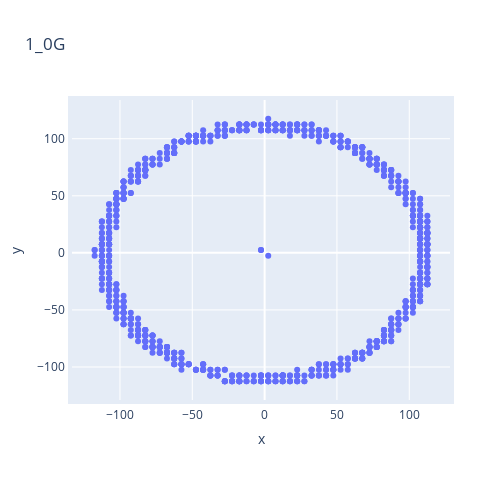
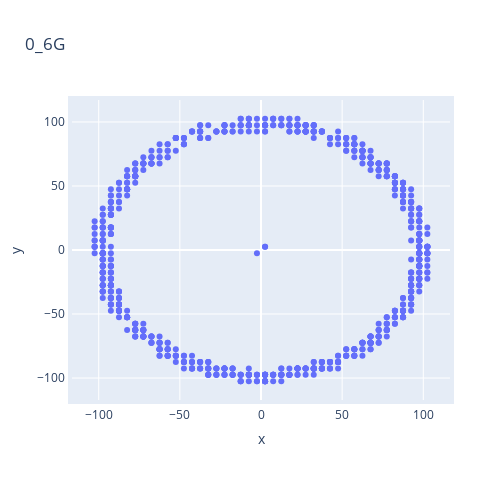
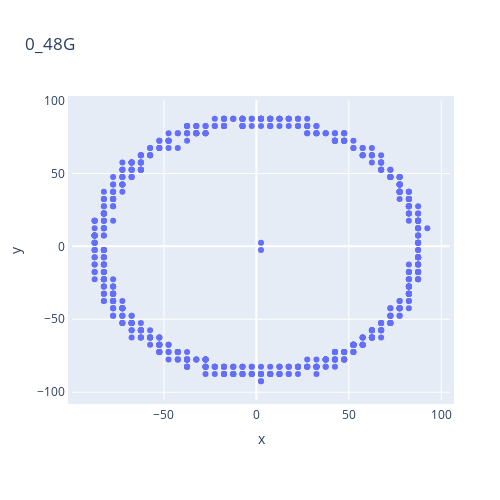
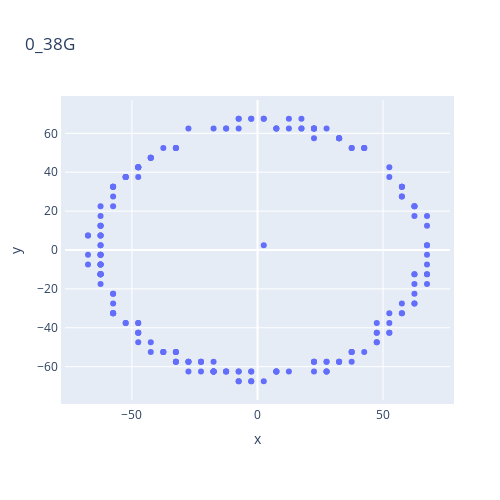

The cell these charts' notebook holds for them, in order:
### Markdown cell above
## Pion - n=1.1

### Code cell
#Read energy in GeV of data files, save to list named energies
energies_pion = []

#Read all pion datasets
for root, dir, files in os.walk('../data/n1.1pion-'):
    for file in files:
        if file.endswith('.csv'):
            energies_pion.append(file.replace('.csv', '').replace('_', '.').replace('G', ''))
energies_pion = np.array(energies_pion, dtype=float)

pion_data = []
for root, dir, files in os.walk('../data/n1.1pion-'):
    for file in files:
        if file.endswith('.csv'):
            data = read_data(os.path.join(root, file))
            pion_data.append(data)

plot_pion_dir = '../media/plots/1.1_pion-/pos/'
plot_pos(pion_data, plot_pion_dir, energies_pion)

#Circle fit for pion data
radii_pion = []
xc_pion=[]
yc_pion=[]
momenta_pion = []


#quantities calculated for pion
# #Mass in GeV
for e in range(len(energies_pion)):
    p = momentum(energies_pion[e], 0.13957)
    # print(energies_pion[e])
    # print(p)
    momenta_pion.append(p)
momenta_pion = np.array(momenta_pion)
for array in pion_data:
    radii_pion.append(fit_circle(array)[2])
    xc_pion.append(fit_circle(array)[0])
    yc_pion.append(fit_circle(array)[1])
radii_pion = np.array(radii_pion)
xc_pion = np.array(xc_pion)
yc_pion = np.array(yc_pion)
# print("momenta array", momenta_pion.shape, "energies", energies_pion.shape, "radios ",radii_pion.shape)
# distancia 0.24 m
d = 240 # mm
pion_cherenkov_angle = []
for i, array in enumerate(pion_data):
    theta = np.arctan(radii_pion[i]/d)
    theta = np.degrees(theta)
    pion_cherenkov_angle.append(theta)
pion_cherenkov_ang = np.array(pion_cherenkov_angle)
pion_physdata = np.column_stack((energies_pion, radii_pion, momenta_pion,pion_cherenkov_ang))
# print(processed_data.shape)
pion_directory = '../data/exported_data/1.1_pion-/'
if not os.path.exists(pion_directory):
    os.makedirs(pion_directory)
np.savetxt(pion_directory + 'pion_physdata.dat', pion_physdata, delimiter=',')

plot_circle(xc_pion, yc_pion, radii_pion, pion_data, energies_pion)

plot_momenta_cherenkov_angle(pion_physdata)

beta_pion = get_beta(energies_pion, momenta_pion)
cos_beta_pion = np.cos(beta_pion)
beta_1_pion = 1/beta_pion

plot_cos_beta(cos_beta_pion, beta_1_pion)

reg_pion = get_slope(cos_beta_pion, beta_1_pion)
print("slope", reg_pion.coef_[0][0])

### Figure 1 — Plotly figure (JSON) as saved in the notebook; plotly's stock layout.template omitted (floating-point values rounded to 4 significant figures; data arrays with more than 128 entries replaced by an {"elided": "..."} marker saying what was removed)
{"data": [{"mode": "markers", "type": "scatter", "x": {"elided": "1077 float values"}, "y": {"elided": "1077 float values"}}], "layout": {"height": 500, "margin": {"b": 100, "l": 50, "pad": 4, "r": 50, "t": 100}, "title": {"text": "1_0G"}, "width": 500, "xaxis": {"scaleratio": 1, "showgrid": true, "showline": true, "showticklabels": true, "title": {"text": "x"}, "zeroline": true}, "yaxis": {"scaleratio": 1, "showgrid": true, "showline": true, "showticklabels": true, "title": {"text": "y"}, "zeroline": true}}}

### Figure 2 — Plotly figure (JSON) as saved in the notebook; plotly's stock layout.template omitted (floating-point values rounded to 4 significant figures; data arrays with more than 128 entries replaced by an {"elided": "..."} marker saying what was removed)
{"data": [{"mode": "markers", "type": "scatter", "x": {"elided": "938 float values"}, "y": {"elided": "938 float values"}}], "layout": {"height": 500, "margin": {"b": 100, "l": 50, "pad": 4, "r": 50, "t": 100}, "title": {"text": "0_6G"}, "width": 500, "xaxis": {"scaleratio": 1, "showgrid": true, "showline": true, "showticklabels": true, "title": {"text": "x"}, "zeroline": true}, "yaxis": {"scaleratio": 1, "showgrid": true, "showline": true, "showticklabels": true, "title": {"text": "y"}, "zeroline": true}}}

### Figure 3 — Plotly figure (JSON) as saved in the notebook; plotly's stock layout.template omitted (floating-point values rounded to 4 significant figures; data arrays with more than 128 entries replaced by an {"elided": "..."} marker saying what was removed)
{"data": [{"mode": "markers", "type": "scatter", "x": {"elided": "730 float values"}, "y": {"elided": "730 float values"}}], "layout": {"height": 500, "margin": {"b": 100, "l": 50, "pad": 4, "r": 50, "t": 100}, "title": {"text": "0_48G"}, "width": 500, "xaxis": {"scaleratio": 1, "showgrid": true, "showline": true, "showticklabels": true, "title": {"text": "x"}, "zeroline": true}, "yaxis": {"scaleratio": 1, "showgrid": true, "showline": true, "showticklabels": true, "title": {"text": "y"}, "zeroline": true}}}

### Figure 4 — Plotly figure (JSON) as saved in the notebook; plotly's stock layout.template omitted (floating-point values rounded to 4 significant figures; data arrays with more than 128 entries replaced by an {"elided": "..."} marker saying what was removed)
{"data": [{"mode": "markers", "type": "scatter", "x": {"elided": "202 float values"}, "y": {"elided": "202 float values"}}], "layout": {"height": 500, "margin": {"b": 100, "l": 50, "pad": 4, "r": 50, "t": 100}, "title": {"text": "0_38G"}, "width": 500, "xaxis": {"scaleratio": 1, "showgrid": true, "showline": true, "showticklabels": true, "title": {"text": "x"}, "zeroline": true}, "yaxis": {"scaleratio": 1, "showgrid": true, "showline": true, "showticklabels": true, "title": {"text": "y"}, "zeroline": true}}}
